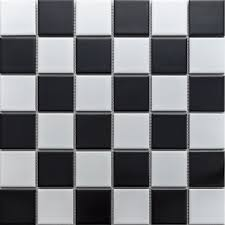
#> input picture HW2/chessboard.jpg, 225 x 225 px, found by its file name
$ python Q3.py   (older library calls are emulated)
#> lines starting #> are read from the running program, lines starting #| are printed output that depends on the picture
# -*- coding: utf-8 -*-
"""
Created on Mon Apr 19 22:59:08 2021

@author: hatam
"""

import cv2
import numpy as np
import matplotlib.pyplot as plt
from scipy import signal

img = cv2.imread('chessboard.jpg')
#> img is the input picture: shape (225, 225, 3); mean B, G, R 124.9, 120.8, 119.8
'''section A'''
kernel = np.array([[1,-1],[0,0]])
kernel1 = np.array([1,0])
kernel2= np.array([[0,0,0],[1,0,-1],[0,0,0]]) #equal [1 , 0 ,-1]
kernel3 = np.array([[0,1,0],[0,0,0],[0,-1,0]])
kernel4= np.array([[-1 , -1,-1],[-1,8,-1],[-1,-1,-1]])

img1 = cv2.filter2D(img, -1, kernel)
img2 = cv2.filter2D(img, -1, kernel1)
img3= cv2.filter2D(img, -1, kernel2)
img4 = cv2.filter2D(img, -1, kernel3)
img5 = cv2.filter2D(img, -1, kernel4)

# [6 lines of commented-out code are left out]


'''section B'''

'''cany'''
edges = cv2.Canny(img,100,300)
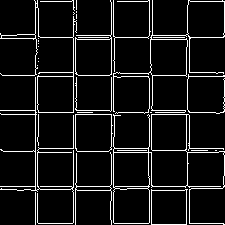
#> edges: shape (225, 225); 8.3% white in thin lines or dots

'''sobel'''
img_grey= cv2.cvtColor(img, cv2.COLOR_BGR2GRAY)
sobelx = cv2.Sobel(img_grey,cv2.CV_64F,1,0,ksize=5)  # x
sobely = cv2.Sobel(img_grey,cv2.CV_64F,0,1,ksize=5)  # y
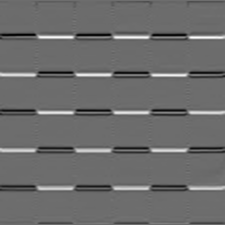
#> sobely: shape (225, 225) float64; min -7619, max 10198, mean -44.3; drawn with min black and max white

'''x=np.where(sobelx<0)
sobelx[x]=0
x=np.where(sobelx>255)
sobelx[x]=255
x=np.where(sobely<0)
sobely[x]=0
x=np.where(sobely>255)
sobely[x]=255
#cv2.addWeighted(sobelx, 0.5, sobely, 0.5, 0, sobel);
sobelx=sobelx/(sobelx.max()-sobelx.min())
sobely=sobely/(sobely.max()-sobely.min())
sobel_grey=0.5*sobelx+0.5*sobely
sobel_grey=sobel_grey*255
sobel_grey=sobel_grey.astype("uint8")
'''
ads_x=cv2.convertScaleAbs(sobelx);
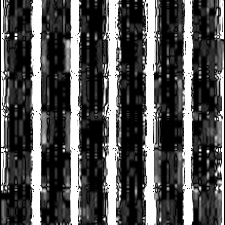
#> ads_x: shape (225, 225); min 0, max 255, mean 82.5
ads_y=cv2.convertScaleAbs(sobely);
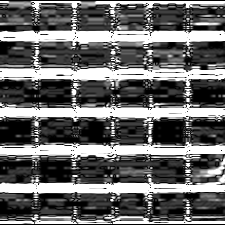
#> ads_y: shape (225, 225); min 0, max 255, mean 104.4
sobel_grey=0.5*ads_x+0.5*ads_y
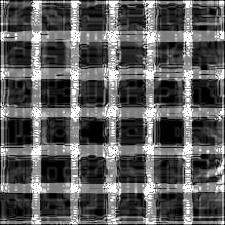
#> sobel_grey: shape (225, 225) float64; min 0, max 255, mean 93.5

#sobel=  cv2.cvtColor(sobel_grey,cv2.COLOR_GRAY2RGB)


'''LOG'''

# Apply Gaussian Blur
blur = cv2.GaussianBlur(img_grey,(5,5),0)

# Apply Laplacian operator in some higher datatype
laplacian = cv2.Laplacian(blur,cv2.CV_64F)
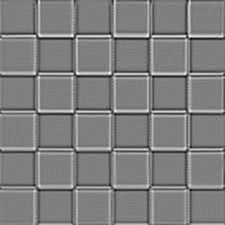
#> laplacian: shape (225, 225) float64; min -49, max 49, mean 0; drawn with min black and max white
#laplacian=laplacian/(laplacian.max()-laplacian.min())
x=np.where(laplacian<0)
#> x = 20325 positions, rows 0 to 224, columns 0 to 224
laplacian[x]=0
x=np.where(laplacian>255)
#> x = (empty array, empty array)
laplacian[x]=255
laplacian=laplacian.astype("uint8")
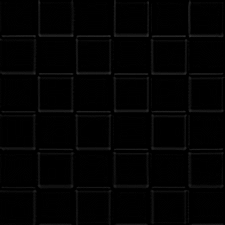
#> laplacian: shape (225, 225); min 0, max 49, mean 2.6


plt.subplot(131)
plt.imshow(edges,cmap = 'gray')
plt.title('canny'), plt.xticks([]), plt.yticks([])

plt.subplot(132)
plt.imshow(sobel_grey,cmap = 'gray')
plt.title('sobel'), plt.xticks([]), plt.yticks([])

plt.subplot(133)
plt.imshow(laplacian,cmap = 'gray')
plt.title('laplacian'), plt.xticks([]), plt.yticks([])

$ run again, with HW2/brain_xray.jpg copied over HW2/chessboard.jpg
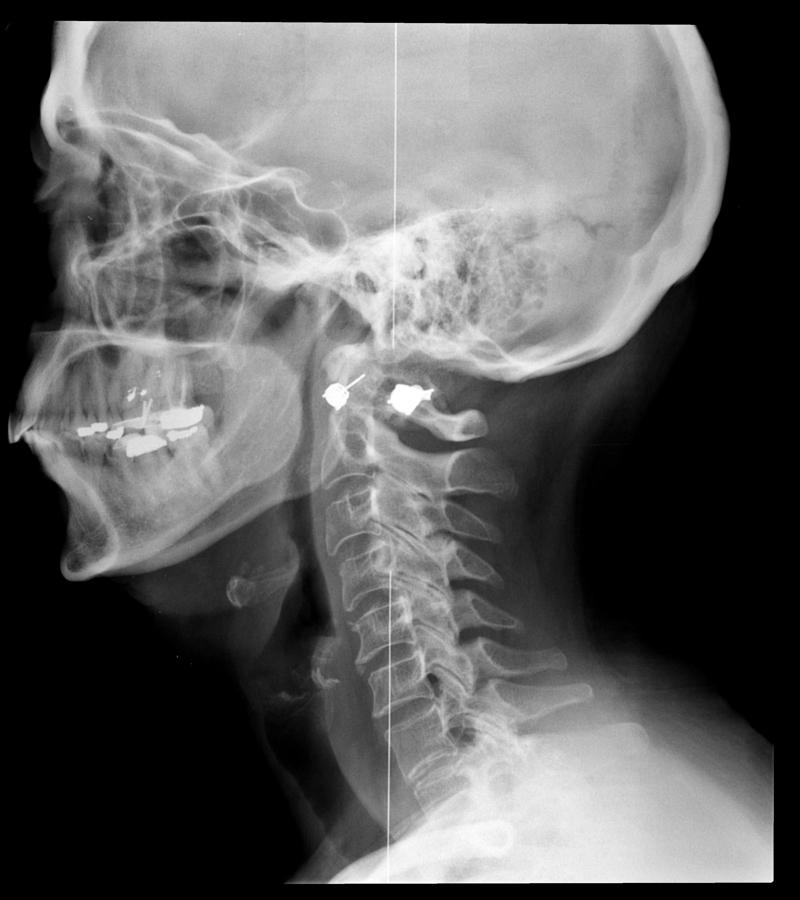
#> input picture HW2/brain_xray.jpg, 800 x 900 px, found by its file name
#> img is the input picture: shape (900, 800, 3); min 0, max 255, mean 94.8
#> edges: shape (900, 800); 0.81% white in thin lines or dots
#> `laplacian = cv2.Laplacian(blur,cv2.CV_64F)`:
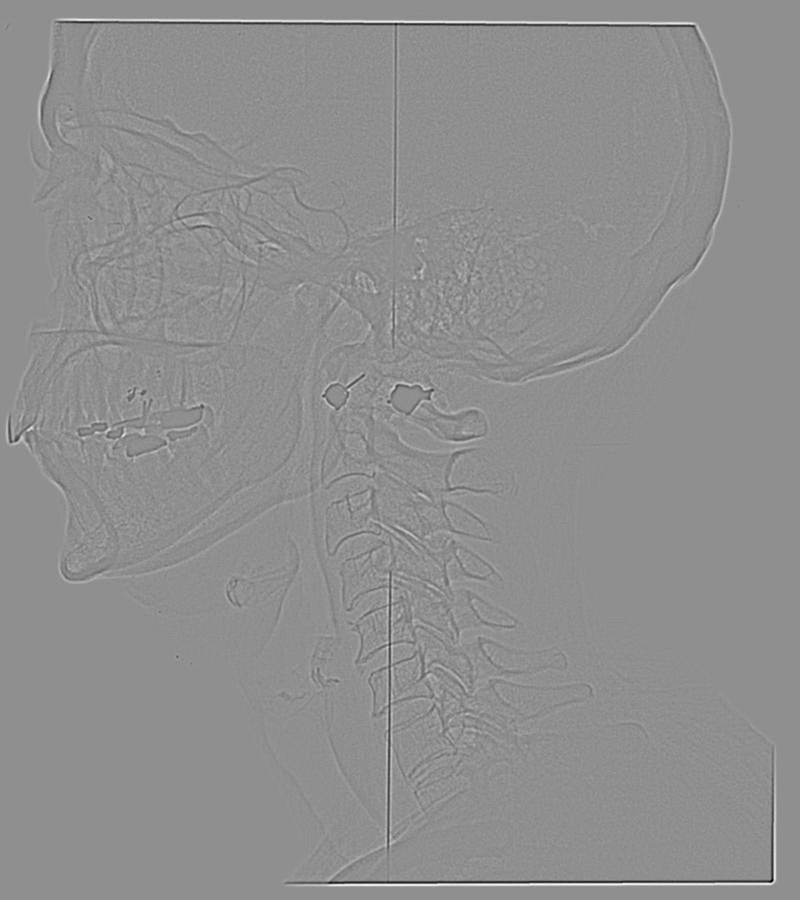
#> laplacian: shape (900, 800) float64; min -59, max 46, mean 0; drawn with min black and max white
#> `x=np.where(laplacian<0)`: x = 208609 positions, rows 15 to 888, columns 0 to 776
#> `laplacian[x]=0`:
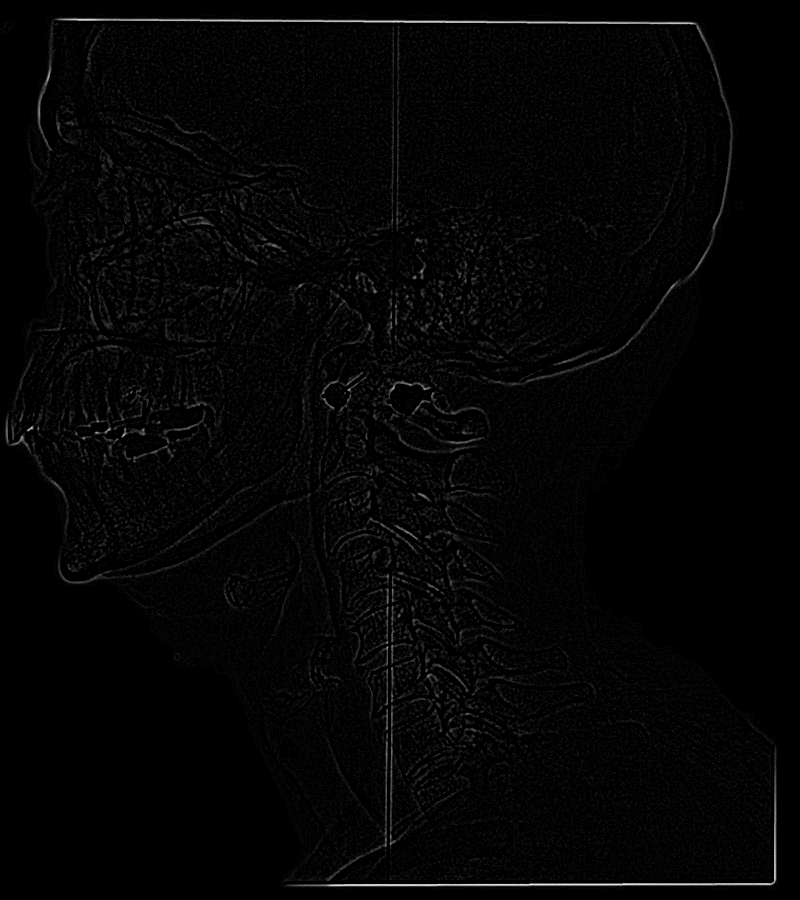
#> laplacian: shape (900, 800) float64; min 0, max 46, mean 0.9; drawn with min black and max white
#> `x=np.where(laplacian>255)`: x = (empty array, empty array)

$ run again, with HW2/city_noise.jpg copied over HW2/chessboard.jpg
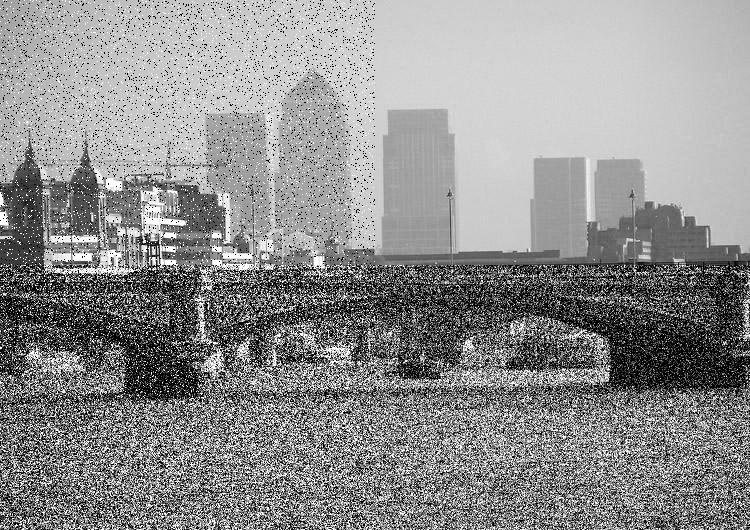
#> input picture HW2/city_noise.jpg, 750 x 530 px, found by its file name
#> img is the input picture: shape (530, 750, 3); min 0, max 255, mean 142.9
#> `edges = cv2.Canny(img,100,300)`:
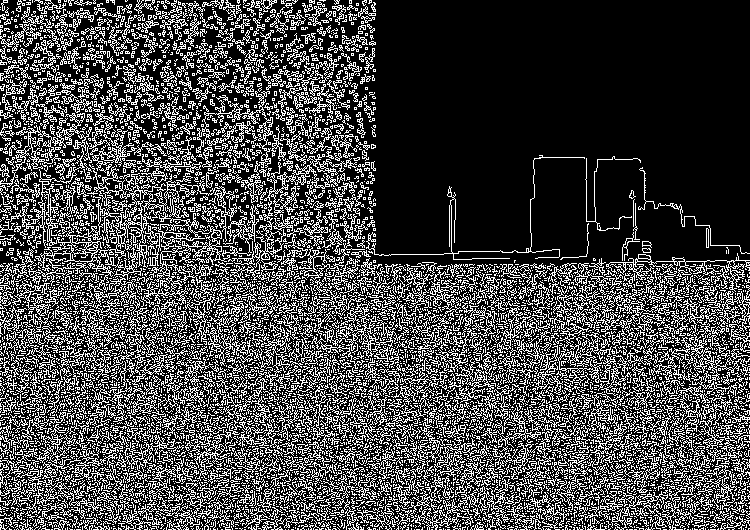
#> edges: shape (530, 750); 27.4% white in thin lines or dots
#> `x=np.where(laplacian<0)`: x = 182802 positions, rows 0 to 529, columns 0 to 749
#> `x=np.where(laplacian>255)`: x = (empty array, empty array)
#> `laplacian=laplacian.astype("uint8")`:
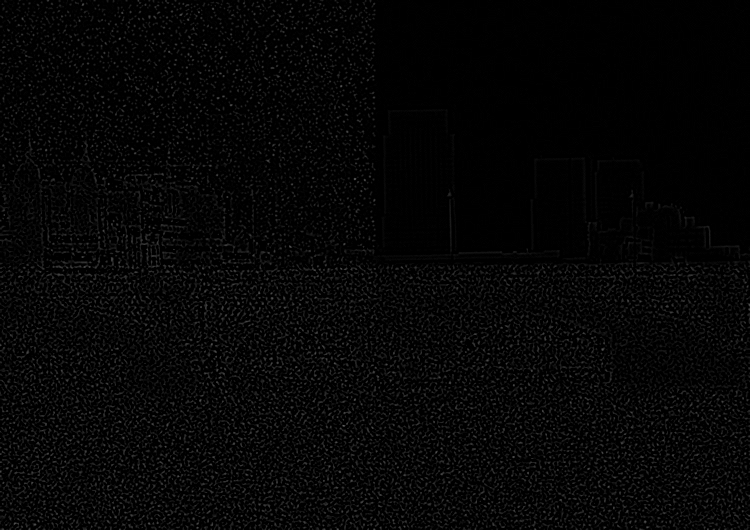
#> laplacian: shape (530, 750); min 0, max 94, mean 5.9
